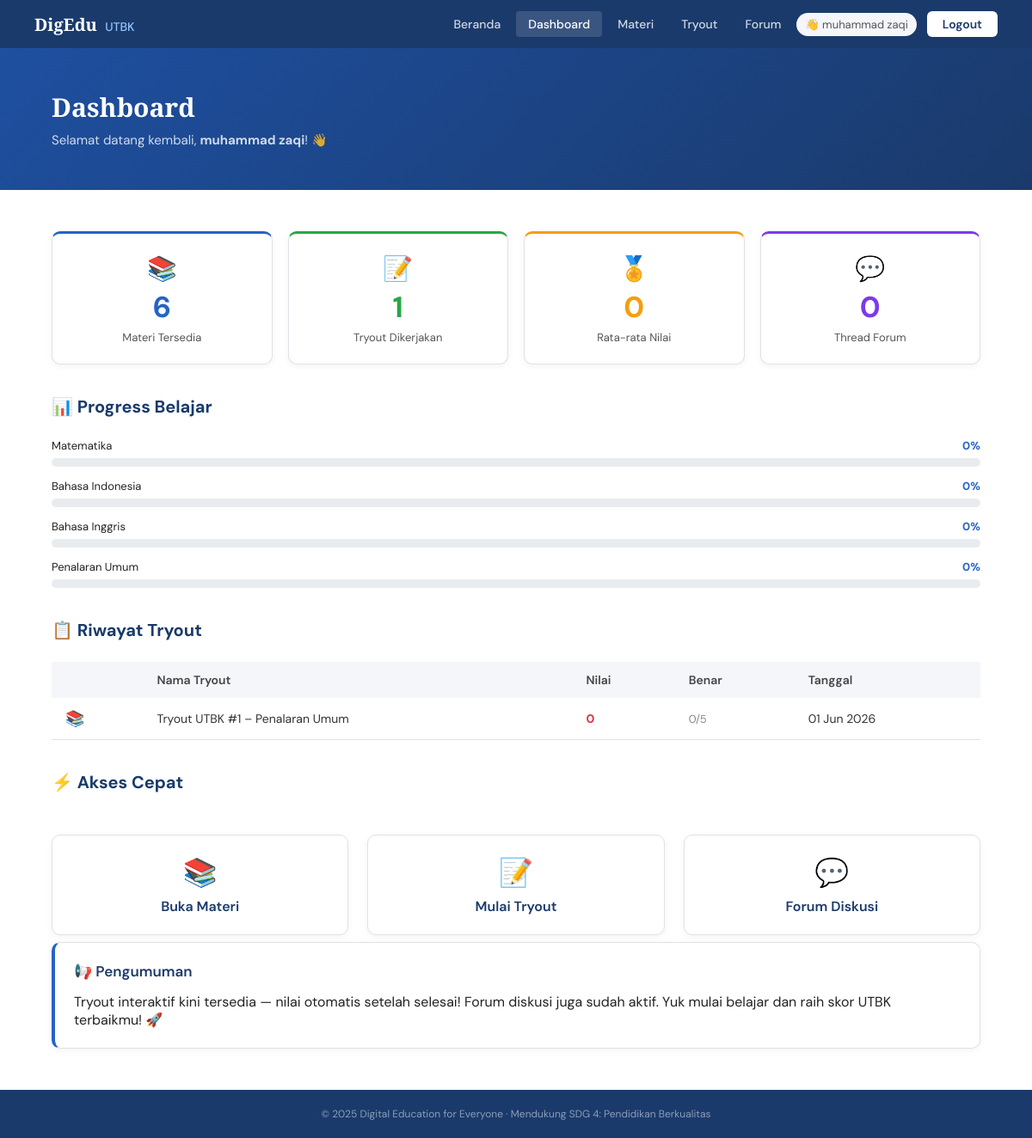
The page /pages/dashboard.php (signed in) on the database its author committed.
### tables this page shows
CREATE TABLE `tryout_results` (
  `id` int NOT NULL,
  `user_id` int NOT NULL,
  `paket` varchar(100) NOT NULL,
  `nilai` int NOT NULL,
  `total_soal` int NOT NULL,
  `benar` int NOT NULL,
  `waktu_menit` int NOT NULL,
  `dikerjakan` datetime DEFAULT CURRENT_TIMESTAMP
);

### pages/dashboard.php (the view, shortened to what this page needs)
<?php
require_once '../includes/db.php';
require_once '../includes/header.php';
$user_id    = $_SESSION['user_id']   ?? 0;
$nama_siswa = $_SESSION['nama_user'] ?? 'Siswa';
$res_stat     = $conn->query("SELECT COUNT(*) AS total, AVG(nilai) AS avg_nilai FROM tryout_results WHERE user_id = $user_id");
$row_stat     = $res_stat->fetch_assoc();
$total_tryout = (int)($row_stat['total'] ?? 0);
$avg_nilai    = $total_tryout > 0 ? round($row_stat['avg_nilai']) : 0;
$res_forum   = $conn->query("SELECT COUNT(*) AS c FROM forum_threads WHERE user_id = $user_id");
$total_forum = (int)($res_forum->fetch_assoc()['c'] ?? 0);
$progress_map = [
  'Matematika'       => ['jumlah'=>0,'total_nilai'=>0],
  'Bahasa Indonesia' => ['jumlah'=>0,'total_nilai'=>0],
  'Bahasa Inggris'   => ['jumlah'=>0,'total_nilai'=>0],
  'Penalaran Umum'   => ['jumlah'=>0,'total_nilai'=>0],
];
$progress = [];
foreach ($progress_map as $kat => $p) {
    $persen = $p['jumlah'] > 0 ? min(100, round($p['total_nilai'] / $p['jumlah'])) : 0;
    $color  = $persen >= 80 ? '#28a745' : ($persen >= 60 ? '#f59e0b' : 'var(--biru)');
    $progress[] = ['mata'=>$kat, 'persen'=>$persen, 'color'=>$color];
}
$res_riwayat = $conn->query("SELECT paket, nilai, benar, total_soal, dikerjakan FROM tryout_results WHERE user_id = $user_id ORDER BY dikerjakan DESC LIMIT 5");
$riwayat = [];
while ($rr = $res_riwayat->fetch_assoc()) {
    $riwayat[] = [
        'nama'    => $rr['paket'],
        'nilai'   => $rr['nilai'],
        'benar'   => $rr['benar'],
        'total'   => $rr['total_soal'],
        'tanggal' => date('d M Y', strtotime($rr['dikerjakan'])),
        'grade'   => $rr['nilai'] >= 80 ? '🏆' : ($rr['nilai'] >= 60 ? '👍' : '📚'),
    ];
}
$stats = [
  ['num'=>6,            'label'=>'Materi Tersedia', 'icon'=>'📚', 'color'=>'#2563c7'],
  ['num'=>$total_tryout,'label'=>'Tryout Dikerjakan','icon'=>'📝','color'=>'#28a745'],
  ['num'=>$avg_nilai,   'label'=>'Rata-rata Nilai',  'icon'=>'🏅','color'=>'#f59e0b'],
  ['num'=>$total_forum, 'label'=>'Thread Forum',     'icon'=>'💬','color'=>'#7c3aed'],
];
?>
<main>
  <div class="page-header animate__animated animate__fadeIn">
    <h1>Dashboard</h1>
    <p>Selamat datang kembali, <strong><?= htmlspecialchars($nama_siswa) ?></strong>! 👋</p>
  </div>
  <div class="section">
    <div class="stats-grid">
      <?php foreach ($stats as $i => $s): ?>
      <div class="stat-card animate__animated animate__fadeInUp" style="animation-delay:<?= $i*0.1 ?>s; border-top:3px solid <?= $s['color'] ?>">
        <div style="font-size:28px;margin-bottom:4px"><?= $s['icon'] ?></div>
        <div class="stat-num" style="color:<?= $s['color'] ?>"><?= $s['num'] ?></div>
        <div class="stat-label"><?= htmlspecialchars($s['label']) ?></div>
      </div>
      <?php endforeach; ?>
    </div>
    <h2 class="section-title">📊 Progress Belajar</h2>
    <?php if ($total_tryout === 0): ?>
      <div class="dashboard-card" style="text-align:center;padding:28px">
        <p style="color:#888;margin-bottom:12px">Belum ada data progress. Kerjakan tryout untuk melihat grafik progressmu!</p>
        <a href="tryout.php" class="btn-primary">Mulai Tryout →</a>
      </div>
    <?php else: ?>
      <?php foreach ($progress as $p): ?>
      <div class="progress-wrap animate__animated animate__fadeInLeft">
        <div class="progress-label">
          <span><?= htmlspecialchars($p['mata']) ?></span>
          <span style="color:<?= $p['color'] ?>;font-weight:700"><?= $p['persen'] ?>%</span>
        </div>
        <div class="progress-bar">
        </div>
      </div>
      <?php endforeach; ?>
    <?php endif; ?>
    <h2 class="section-title" style="margin-top:36px">📋 Riwayat Tryout</h2>
    <?php if (empty($riwayat)): ?>
      <p style="color:#888;font-size:14px">Belum ada tryout. <a href="tryout.php" style="color:var(--biru)">Mulai tryout sekarang →</a></p>
    <?php else: ?>
    <div style="overflow-x:auto">
    <table class="tryout-table">
      <thead>
        <tr>
          <th></th>
          <th>Nama Tryout</th>
          <th>Nilai</th>
          <th>Benar</th>
          <th>Tanggal</th>
        </tr>
      </thead>
      <tbody>
        <?php foreach ($riwayat as $r): ?>
        <tr class="animate__animated animate__fadeIn">
          <td style="font-size:18px"><?= $r['grade'] ?></td>
          <td><?= htmlspecialchars($r['nama']) ?></td>
          <td class="nilai" style="color:<?= $r['nilai']>=80?'#28a745':($r['nilai']>=60?'#f59e0b':'#dc3545') ?>"><?= $r['nilai'] ?></td>
          <td style="font-size:13px;color:#888"><?= $r['benar'] ?>/<?= $r['total'] ?></td>
          <td><?= htmlspecialchars($r['tanggal']) ?></td>
        </tr>
        <?php endforeach; ?>
      </tbody>
    </table>
    </div>
    <?php endif; ?>
    <h2 class="section-title" style="margin-top:36px">⚡ Akses Cepat</h2>
    <div class="card-grid" style="grid-template-columns:repeat(3,1fr)">
      <a href="materi.php" class="dashboard-card" style="text-decoration:none;text-align:center;display:block">
        <div style="font-size:32px">📚</div>
        <p style="font-weight:600;margin-top:8px;color:var(--biru-tua)">Buka Materi</p>
      </a>
      <a href="tryout.php" class="dashboard-card" style="text-decoration:none;text-align:center;display:block">
        <div style="font-size:32px">📝</div>
        <p style="font-weight:600;margin-top:8px;color:var(--biru-tua)">Mulai Tryout</p>
      </a>
      <a href="forum.php" class="dashboard-card" style="text-decoration:none;text-align:center;display:block">
        <div style="font-size:32px">💬</div>
        <p style="font-weight:600;margin-top:8px;color:var(--biru-tua)">Forum Diskusi</p>
      </a>
    </div>
    <div class="dashboard-card animate__animated animate__fadeIn" style="border-left:4px solid var(--biru);margin-top:8px">
      <h2>📢 Pengumuman</h2>
      <p>Tryout interaktif kini tersedia — nilai otomatis setelah selesai! Forum diskusi juga sudah aktif. Yuk mulai belajar dan raih skor UTBK terbaikmu! 🚀</p>
    </div>
  </div>
</main>
<?php require_once '../includes/footer.php'; ?>

### assets/css/style.css (style rules this page uses)
*, *::before, *::after { box-sizing: border-box; margin: 0; padding: 0; }
:root { --biru-tua: #1a3a6b; --biru: #2563c7; --hijau: #28a745; --abu-bg: #f4f6fa; --abu-teks: #555; --border: #dee2e6; }
body { font-family: 'DM Sans', sans-serif; color: #222; background: #fff; min-height: 100vh; display: flex; flex-direction: column; }
main { flex: 1; }
a { text-decoration: none; color: inherit; }
.page-header { background: linear-gradient(135deg, #1e4fa0, var(--biru-tua)); padding: 48px 60px; color: #fff; }
.page-header h1 { font-family: 'Playfair Display', serif; font-size: 30px; margin-bottom: 8px; }
.page-header p { font-size: 15px; color: rgba(255,255,255,0.8); }
.section { padding: 48px 60px; }
.section-title { font-size: 20px; font-weight: 700; color: var(--biru-tua); margin-bottom: 24px; }
.card-grid { display: grid; grid-template-columns: repeat(3, 1fr); gap: 22px; }
.stats-grid { display: grid; grid-template-columns: repeat(4, 1fr); gap: 18px; margin-bottom: 36px; }
.stat-card { background: #fff; border: 1px solid var(--border); border-radius: 10px; padding: 22px; text-align: center; box-shadow: 0 2px 8px rgba(0,0,0,0.05); }
.stat-card .stat-num { font-size: 34px; font-weight: 700; color: var(--biru); margin-bottom: 4px; }
.stat-card .stat-label { font-size: 13px; color: var(--abu-teks); }
.progress-wrap { margin-bottom: 14px; }
.progress-label { display: flex; justify-content: space-between; font-size: 13px; margin-bottom: 6px; }
.progress-bar { background: #e9ecef; border-radius: 8px; height: 10px; overflow: hidden; }
.dashboard-card { background: #fff; border: 1px solid var(--border); border-radius: 10px; padding: 22px; margin-top: 24px; box-shadow: 0 2px 8px rgba(0,0,0,0.05); }
.dashboard-card h2 { font-size: 17px; font-weight: 600; color: var(--biru-tua); margin-bottom: 14px; }
.tryout-table { width: 100%; border-collapse: collapse; font-size: 14px; }
.tryout-table thead tr { background: var(--abu-bg); }
.tryout-table th { padding: 12px 16px; text-align: left; font-weight: 600; color: #444; }
.tryout-table td { padding: 12px 16px; border-bottom: 1px solid var(--border); color: #333; }
.tryout-table .nilai { font-weight: 700; color: var(--biru); }

### rows shown on the page
tryout_results: grade "📚", paket "Tryout UTBK #1 – Penalaran Umum", nilai "0", benar "0", total_soal "5", tanggal "01 Jun 2026"

### other values the page prints
$nama_user "muhammad zaqi"
$nama_siswa "muhammad zaqi"
$s['icon'] "📚"
$s['num'] "6"
$s['label'] "Materi Tersedia"
$s['icon'] "📝"
$s['num'] "1"
$s['label'] "Tryout Dikerjakan"
$s['icon'] "🏅"
$s['num'] "0"
$s['label'] "Rata-rata Nilai"
$s['icon'] "💬"
$s['label'] "Thread Forum"
$p['mata'] "Matematika"
$p['persen'] "0"
